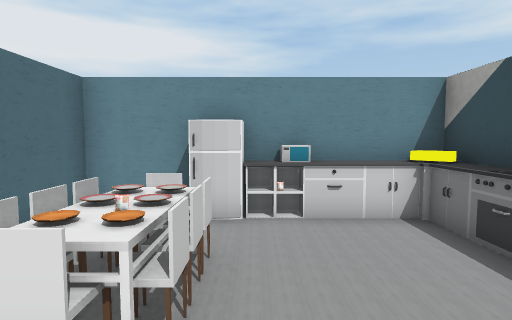
[1] (above)

16 first-person views from a walk through a 3-D level made in the Unity game engine. The camera is 1.5 m above the floor, tilts 4° down and sees 80° across. The floor is counted in squares, 1 m on a side. Each view is taken from the middle of a square. On the plan, view 1 faces up. The plan holds only what a view shows up to about 15 squares ahead; the rest is blank. The player is left out. Some surface patterns are stand-ins.

[2]
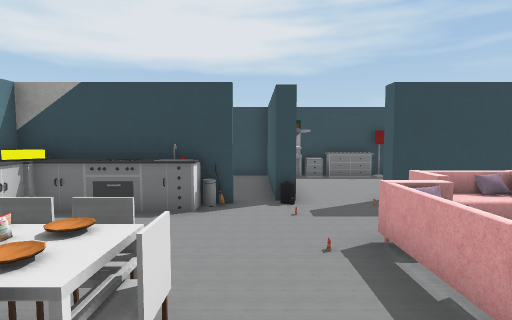

[3]
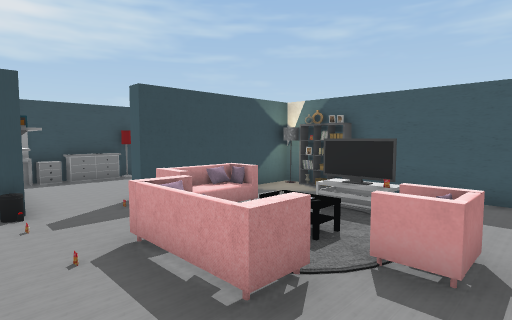

[4]
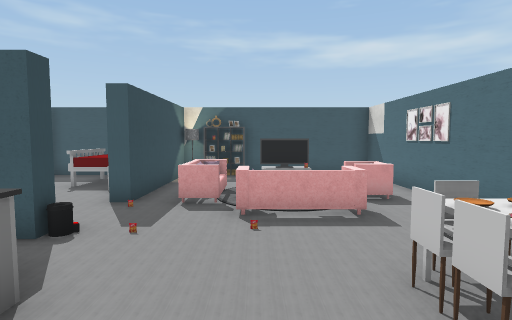

[5]
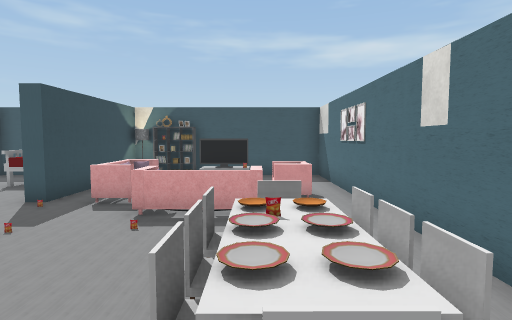

[6]
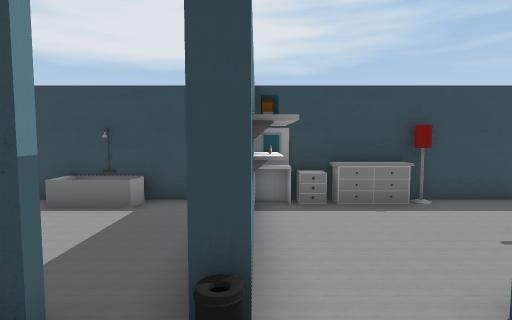

[7]
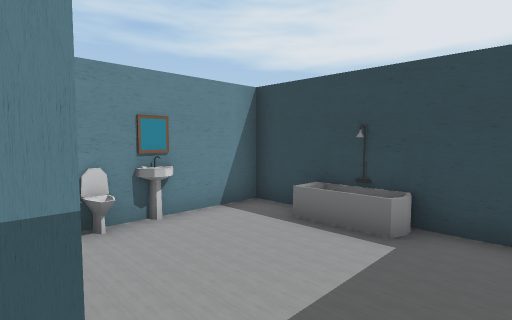

[8]
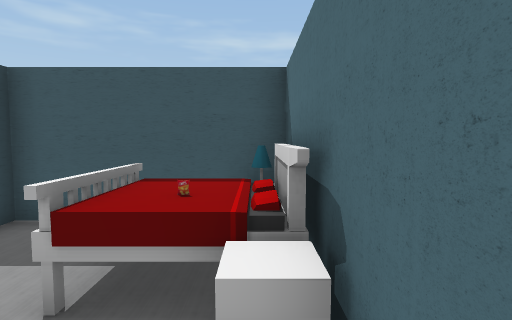

[9]
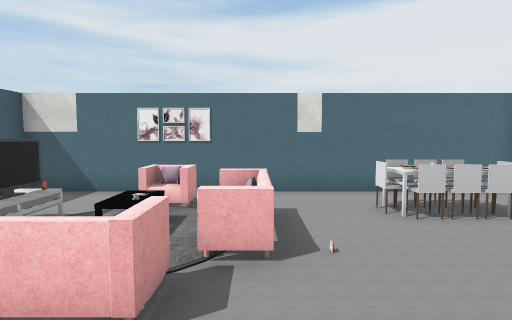

[10]
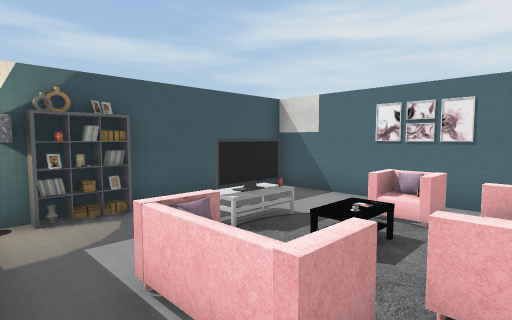

[11]
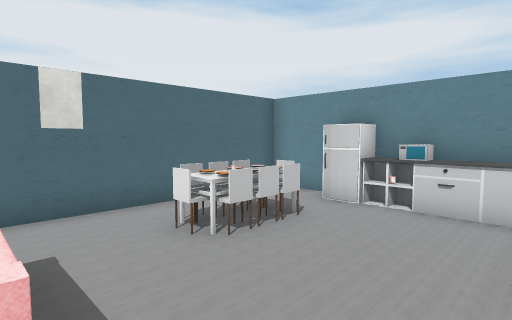

[12]
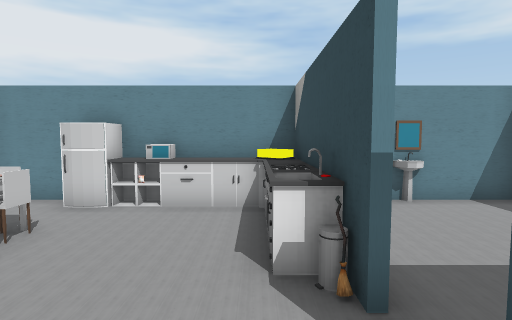

[13]
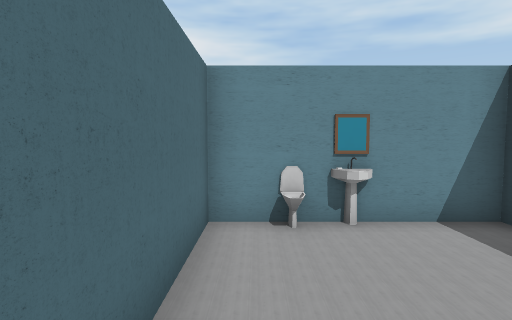

[14]
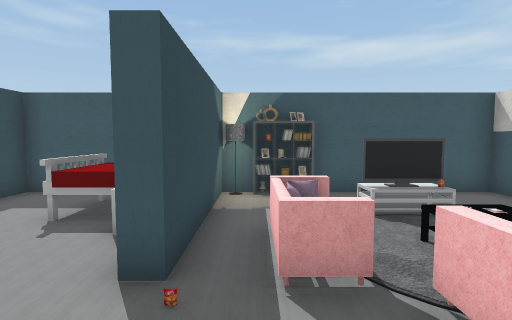

[15]
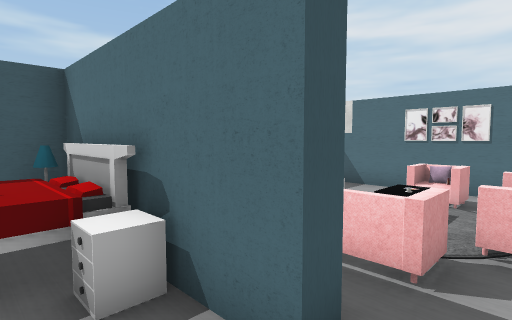

[16]
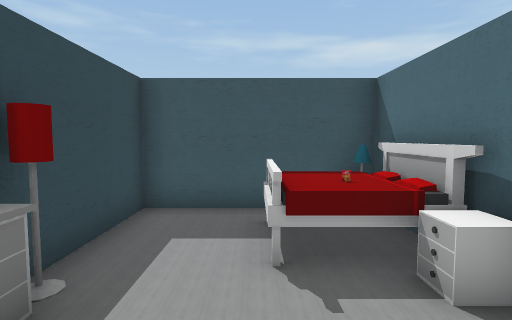

### Floor plan
Points are (right, up) in squares from view 1. A wall is a line through its corners. A room is listed if a view was taken in it or the views show most of it. See-through windows are left out.
Room 1 (views 1, 2, 3, 4, 5, 6, 7, 8, 9, 10, 11, 12, 13, 14, 15, 16)
walls: (5, 0) (4.3, 0) (4.3, 0.5) (5.1, 0.5); (9.4, 0.5) (9.4, 6.4) (4.1, 6.4); (4, 6.4) (-3.6, 6.4) (-3.6, -7.5) (4, -7.5) (4, -2.1) (4.5, -2.1) (4.5, -7.5) (9.4, -7.5) (9.4, -0.8)
objects: chair (-3, 2); chair (-3, 3); chair (-3, 4); carpet (-2, -3); other object (-2, 2); other object (-2, 3); other object (-2, 4); carpet (-1, -5); sofa (-1, -2); chair (-1, 2); chair (-1, 3); chair (-1, 4); fridge (-1, 6) to (0, 6); TV (0, -5) to (1, -5); carpet (0, -2) to (2, -1); other object (1, -7); sofa (1, -2); other object (1, 6); other object (2, -7); sofa (2, -4); sink (2, 6); other object (3, -7); sink (3, 3) to (4, 5); sink (3, 6) to (4, 6); lamp (4, -7); other object (4, 2); bed (5, -6) to (7, -4); drawers (5, -4); lamp (6, -7); other object (6, -5); bookshelf (6, 0); other object (6, 6); bookshelf (7, 0); mirror (7, 6); sink (8, 6); lamp (9, -4); drawers (9, -3) to (9, -2); drawers (9, -1); mirror (9, 0); bathtub (9, 4)

Where each view was taken, in squares from view 1:
view 1: 0 up, 0 right, facing up
view 2: 1 up, 3 left, facing right
view 3: 1 up, 3 left, facing down-right
view 4: 5 up, 1 right, facing down
view 5: 5 up, 1 left, facing down
view 6: 0 up, 2 right, facing right
view 7: 1 up, 4 right, facing up-right
view 8: 2 down, 5 right, facing down
view 9: 1 down, 5 right, facing left
view 10: 1 down, 4 right, facing down-left
view 11: 1 down, 3 right, facing up-left
view 12: 1 down, 3 right, facing up
view 13: 1 up, 5 right, facing up
view 14: 1 up, 3 right, facing down
view 15: 1 down, 6 right, facing down-left
view 16: 1 down, 7 right, facing down
